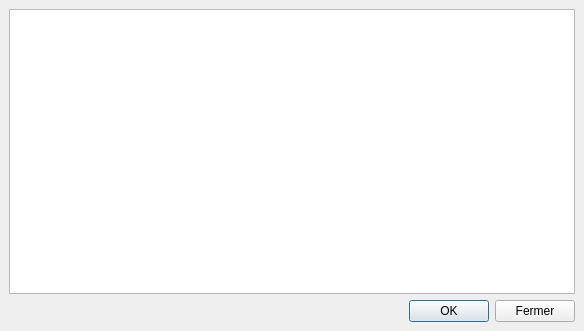
<?xml version="1.0" encoding="UTF-8"?>
<ui version="4.0">
 <class>ParamSelectionWindow</class>
 <widget class="QMainWindow" name="ParamSelectionWindow">
  <property name="geometry">
   <rect>
    <x>0</x>
    <y>0</y>
    <width>584</width>
    <height>331</height>
   </rect>
  </property>
  <property name="windowTitle">
   <string>Sélection de l'option</string>
  </property>
  <widget class="QWidget" name="centralwidget">
   <layout class="QVBoxLayout" name="verticalLayout">
    <item>
     <widget class="QTableView" name="tableView">
      <property name="editTriggers">
       <set>QAbstractItemView::NoEditTriggers</set>
      </property>
      <property name="showGrid">
       <bool>false</bool>
      </property>
      <attribute name="verticalHeaderVisible">
       <bool>false</bool>
      </attribute>
     </widget>
    </item>
    <item>
     <layout class="QHBoxLayout" name="horizontalLayout">
      <item>
       <spacer name="horizontalSpacer">
        <property name="orientation">
         <enum>Qt::Horizontal</enum>
        </property>
        <property name="sizeHint" stdset="0">
         <size>
          <width>40</width>
          <height>20</height>
         </size>
        </property>
       </spacer>
      </item>
      <item>
       <widget class="QPushButton" name="pushButton_ok">
        <property name="text">
         <string>OK</string>
        </property>
        <property name="autoDefault">
         <bool>true</bool>
        </property>
        <property name="default">
         <bool>true</bool>
        </property>
       </widget>
      </item>
      <item>
       <widget class="QPushButton" name="pushButton_close">
        <property name="text">
         <string>Fermer</string>
        </property>
       </widget>
      </item>
     </layout>
    </item>
   </layout>
  </widget>
 </widget>
 <resources/>
 <connections/>
</ui>
